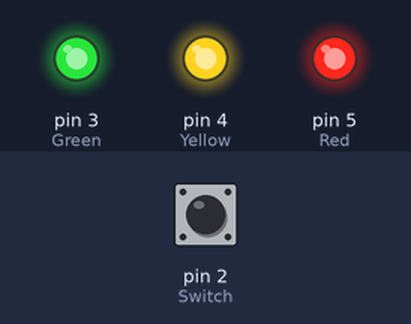
This sketch was run on a simulated Arduino Uno, built with avr-gcc and run on an emulated ATmega328P. Shown: output pins drawn as LEDs (lit = HIGH). Dashed ring = blinking. Inputs (shaded band) come from the test bench; at power-on: pin 2 (Switch) HIGH.

Above: at 3.2 s.
3.3 s: pin 2 (Switch) pulled LOW for 2.3 s
At 5.1 s:
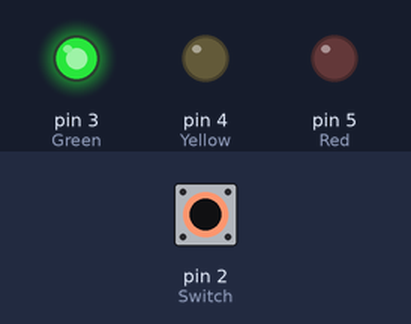
At 6.0 s:
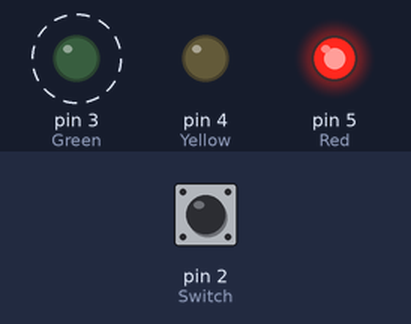
Timing chart, 0 to 13.1 s (numbered marks = the images above; inputs shaded):
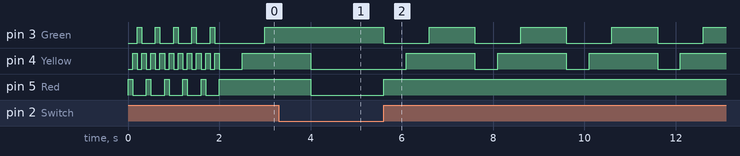

The sketch:

_02._Spaceship_Interface_Plus.ino
```cpp
void setup(){
  pinMode(3, OUTPUT); // Green
  pinMode(4, OUTPUT); // Yellow
  pinMode(5, OUTPUT); // Red
  pinMode(2, INPUT);  // Switch

  StartSequence();
}

void loop(){
  int switchState = digitalRead(2);
  if(switchState == LOW){
    // Switch not pressed
    digitalWrite(3, HIGH);
    digitalWrite(4, LOW);
    digitalWrite(5, LOW);
  }
  else{
    digitalWrite(3, LOW);
    digitalWrite(4, LOW);
    digitalWrite(5, HIGH);

    delay(500);
    digitalWrite(4, HIGH);

    delay(500);
    digitalWrite(3, HIGH);

    delay(1000);
    digitalWrite(5, HIGH);
    digitalWrite(4, HIGH);
  }
}

void StartSequence(){
  int timing = 100;
  for(int i = 0; i < 5; i++){
    BlinkAllLeds(timing);
  }

  digitalWrite(3, LOW);
  digitalWrite(4, LOW);
  digitalWrite(5, LOW);
}

void BlinkAllLeds(int timing){
  digitalWrite(5, HIGH);
  digitalWrite(4, LOW);
  digitalWrite(3, LOW);
  delay(timing);

  digitalWrite(5, LOW);
  digitalWrite(4, HIGH);
  digitalWrite(3, LOW);
  delay(timing);

  digitalWrite(5, LOW);
  digitalWrite(4, LOW);
  digitalWrite(3, HIGH);
  delay(timing);

  digitalWrite(5, LOW);
  digitalWrite(4, HIGH);
  digitalWrite(3, LOW);
  delay(timing);

  digitalWrite(5, HIGH);
  digitalWrite(4, LOW);
  digitalWrite(3, LOW);
}
```

Measured:
- after the input at 3.3 s, pin 5 (Red): HIGH → LOW after 0.70 s, → HIGH 1.6 s later
- by itself, pin 3 (Green): alternates HIGH for 1.0 s and LOW for 1.0 s
- by itself, pin 4 (Yellow): repeats every 2.0 s: HIGH 1.5 s, LOW 0.50 s
- by itself, pin 5 (Red): alternates HIGH for 0.10 s and LOW for 0.30 s, 10 changes in all, then stays HIGH
